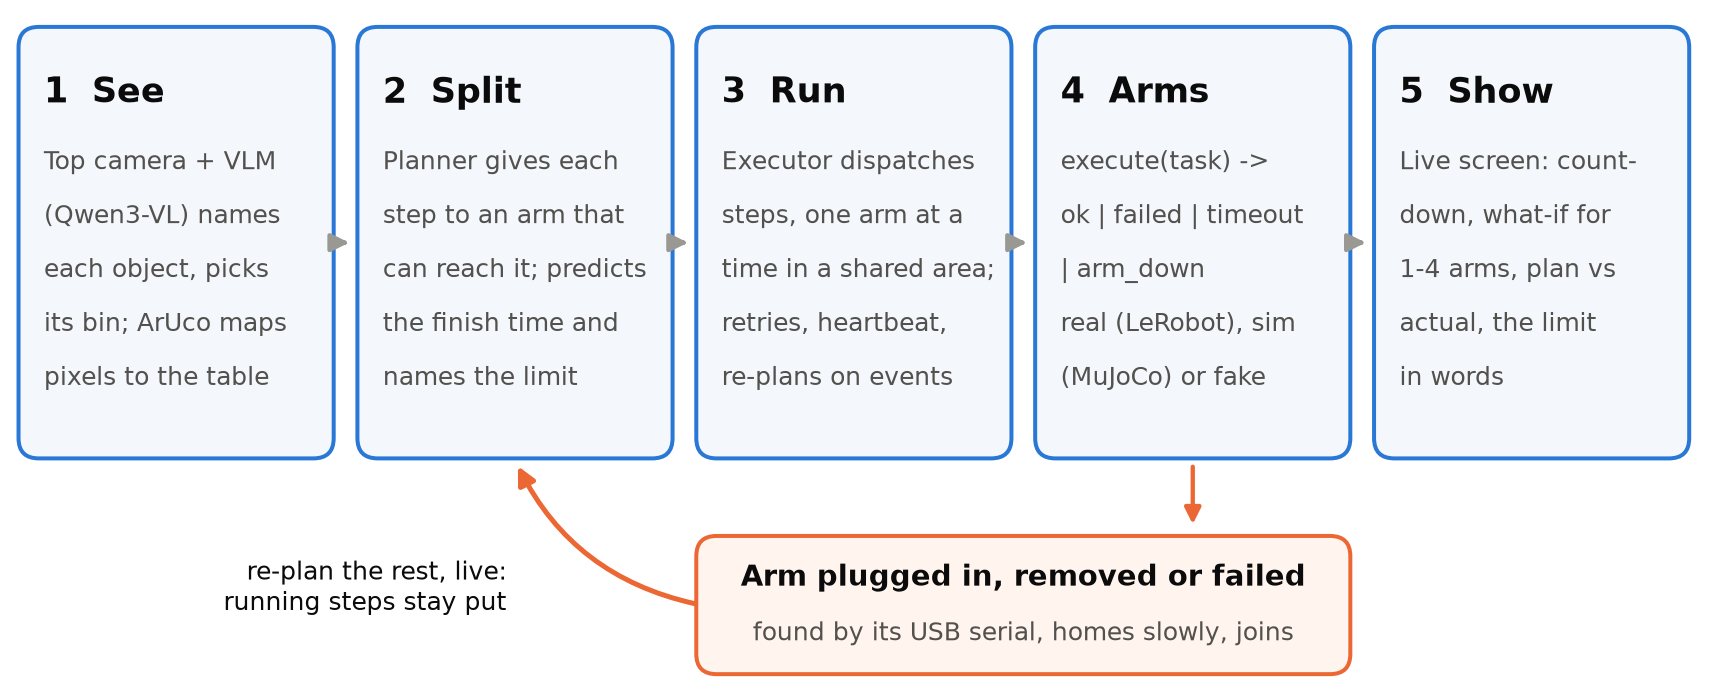

Here is the Python script that generated this plot:
"""Story diagram: see -> split -> run -> arms -> screen, with the plug-in / failure re-plan loop."""

import sys

import matplotlib

matplotlib.use("Agg")
import matplotlib.pyplot as plt  # noqa: E402
from matplotlib.patches import FancyArrowPatch, FancyBboxPatch  # noqa: E402

OUT = sys.argv[1]
INK, INK2, LINE = "#0b0b0b", "#52514e", "#9a9893"
BLUE, ORANGE = "#2a78d6", "#eb6834"
FILL = "#f4f7fc"

fig, ax = plt.subplots(figsize=(7.2, 2.9))
ax.set_xlim(0, 100)
ax.set_ylim(0, 40.5)
ax.axis("off")

boxes = [  # x, title, lines
    (
        1,
        "1  See",
        [
            "Top camera + VLM",
            "(Qwen3-VL) names",
            "each object, picks",
            "its bin; ArUco maps",
            "pixels to the table",
        ],
    ),
    (
        21,
        "2  Split",
        [
            "Planner gives each",
            "step to an arm that",
            "can reach it; predicts",
            "the finish time and",
            "names the limit",
        ],
    ),
    (
        41,
        "3  Run",
        [
            "Executor dispatches",
            "steps, one arm at a",
            "time in a shared area;",
            "retries, heartbeat,",
            "re-plans on events",
        ],
    ),
    (
        61,
        "4  Arms",
        [
            "execute(task) ->",
            "ok | failed | timeout",
            "| arm_down",
            "real (LeRobot), sim",
            "(MuJoCo) or fake",
        ],
    ),
    (
        81,
        "5  Show",
        [
            "Live screen: count-",
            "down, what-if for",
            "1-4 arms, plan vs",
            "actual, the limit",
            "in words",
        ],
    ),
]
W, Y, H = 18, 14, 25
for x, title, lines in boxes:
    ax.add_patch(
        FancyBboxPatch(
            (x, Y),
            W,
            H,
            boxstyle="round,pad=0.3,rounding_size=1.2",
            facecolor=FILL,
            edgecolor=BLUE,
            linewidth=1.2,
        )
    )
    ax.text(x + 1.2, Y + H - 2.6, title, fontsize=10.5, weight="bold", color=INK, va="top")
    for k, ln in enumerate(lines):
        ax.text(x + 1.2, Y + H - 7.0 - k * 3.2, ln, fontsize=7.6, color=INK2, va="top")
for x, _, _ in boxes[:-1]:
    ax.add_patch(
        FancyArrowPatch(
            (x + W + 0.4, Y + H / 2),
            (x + 20 - 0.4, Y + H / 2),
            arrowstyle="-|>",
            mutation_scale=11,
            color=LINE,
            linewidth=1.3,
        )
    )

# the plug-and-produce loop: arm events go back to the planner
ax.add_patch(
    FancyBboxPatch(
        (41, 1.2),
        38,
        7.6,
        boxstyle="round,pad=0.3,rounding_size=1.2",
        facecolor="#fff4ee",
        edgecolor=ORANGE,
        linewidth=1.2,
    )
)
ax.text(
    60,
    6.6,
    "Arm plugged in, removed or failed",
    fontsize=8.6,
    weight="bold",
    color=INK,
    ha="center",
    va="center",
)
ax.text(
    60,
    3.3,
    "found by its USB serial, homes slowly, joins",
    fontsize=7.6,
    color=INK2,
    ha="center",
    va="center",
)
ax.add_patch(
    FancyArrowPatch(
        (41, 5),
        (30, 13.6),
        connectionstyle="arc3,rad=-0.25",
        arrowstyle="-|>",
        mutation_scale=11,
        color=ORANGE,
        linewidth=1.5,
    )
)
ax.text(
    29.5,
    6.0,
    "re-plan the rest, live:\nrunning steps stay put",
    fontsize=7.6,
    color=INK,
    ha="right",
    va="center",
)
ax.add_patch(
    FancyArrowPatch(
        (70, 13.6), (70, 9.4), arrowstyle="-|>", mutation_scale=10, color=ORANGE, linewidth=1.3
    )
)
fig.tight_layout(pad=0.2)
fig.savefig(f"{OUT}/flow.png", dpi=240)
print("flow done")
